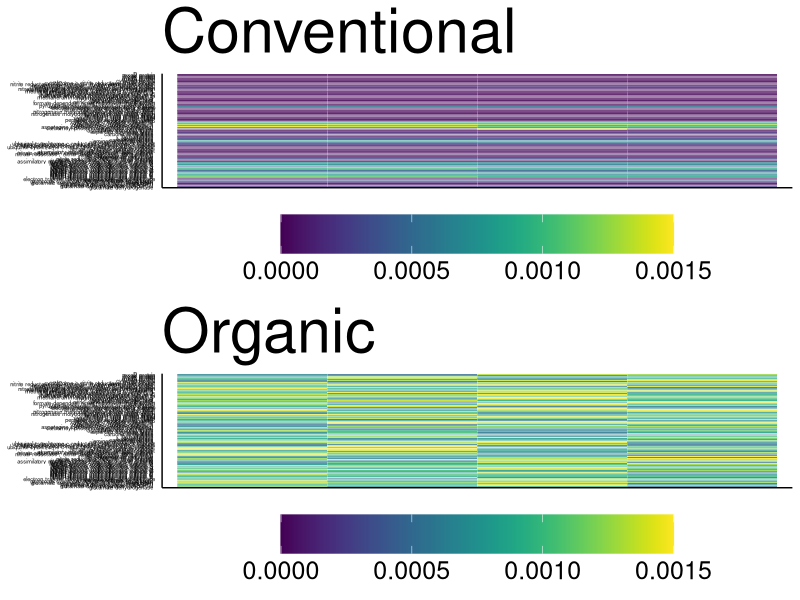

The R source for this figure:
## ---- chunk 1
knitr::opts_chunk$set(echo = TRUE)
knitr::opts_chunk$set(messages = F)
knitr::opts_chunk$set(warning  = F)
knitr::opts_chunk$set(fig.width=12, fig.height=8,fig.align = 'center')
library(vegan)
library(reshape2)
library(ggplot2)
library(viridis)
library(multcompView)
library(grid)
library(plyr)
library(ggpubr)
## ---- chunk 2
#read in the data
gene_counts=read.delim("ko_u50_Demo_relabun.txt",header = T) # read in the relab gene count data
meta=read.delim("Demo_mapping.txt") # read in the meta data
Ko_map=read.delim("ko_map.txt",header=T) # read in the kegg pathway map


# organize the data
colnames(gene_counts)=gsub("_S.*","",colnames(gene_counts)) #rename the headers to match meta data sample names *replace _S and everything after with a space

colnames(Ko_map) <- c("Level_1", "Level_2", "Level_3", "ko", "Description", "ID", "EC") # rename headers of kegg map

colnames(meta)[1]='ID' # rename the first column of the meta data to ID for merging later

gene_counts$ID=sub(":.*","",gene_counts$X..Gene.Family) # make a ID column of ko names to match kegg map file **for merge later


# grab the kegg data associated with Energy Metabolism --specificaly Nitrogen metabolism
koNit <- subset(Ko_map, Level_2 == "Energy Metabolism" & Level_3=='Nitrogen metabolism') # look at just energy metabolism --nitrogne metabolism pathways

#merge the data together
full_tab=merge(gene_counts,koNit,by='ID')  # merge gene abundance table with kegg map

long_tab=melt(full_tab) #convert to long format

# make a column of gene names
long_tab$Gf=gsub("\\[.*","",long_tab$X..Gene.Family)
long_tab$Gf=gsub(".*:","",long_tab$Gf)

#get rid of the columns not needed
long_tab1=long_tab[,9:11]

colnames(long_tab1)[1]="ID" #change column name to merge with meta data


final_tab=merge(long_tab1,meta,by="ID") # merge meta data with long format data

final_tab=subset(final_tab,Gf!=" NO_NAME") # some of the gene names are unwanted * remove those


# we are going to create 2 heatmaps for each management type then put them together in 1 figure
# first we need to subset the data by management type

conv=subset(final_tab,final_tab$management=='conv') #subset conventional management
org=subset(final_tab,final_tab$management=='org') #subset organic management

# set the levels for plotting
conv$Gf=factor(conv$Gf,levels=unique(conv$Gf))
org$Gf=factor(org$Gf,levels=unique(org$Gf))

#length(unique(conv$Gf))#97 unique gene names
#length(unique(org$Gf)) #97 as well


#make some heatmaps with ggplot

#conventional
gc <- ggplot(conv, aes(x=ID, y=Gf, fill=value)) + 
  geom_tile(color="white", size=0.1)+
  scale_fill_viridis(name="scale",limits=c(0,0.0015))+ # I already know the limits to set remove limits=() if running your own data
  labs(x=NULL, y=NULL, title="Conventional")+
 theme(axis.ticks=element_blank())+
  theme(axis.text.y=element_text(color=c(rep('black',96))))+
 theme(legend.position="bottom")+
 theme(legend.key.size=unit(1, "cm"))+
 theme(legend.key.width=unit(2, "cm"))+
  theme(panel.grid.major = element_blank(), panel.grid.minor = element_blank(),
panel.background = element_blank(), axis.line = element_line(colour = "black"),strip.text = element_text(colour = 'white'),text = element_text(size=5),legend.text=element_text(size=18),axis.text.x = element_blank(),axis.ticks.x = element_blank(),legend.title = element_blank(),plot.title = element_text(size=44))+theme(strip.text = element_text(size = 32))

#ORGANIC
go <- ggplot(org, aes(x=ID, y=Gf, fill=value)) + 
  geom_tile(color="white", size=0.1)+
  scale_fill_viridis(name="scale",limits=c(0,0.0015))+ # I already know the limits to set remove limits=() if running your own data
  labs(x=NULL, y=NULL, title="Organic")+
 theme(axis.ticks=element_blank())+
  theme(axis.text.y=element_text(color=c(rep('black',96))))+
 theme(legend.position="bottom")+
 theme(legend.key.size=unit(1, "cm"))+
 theme(legend.key.width=unit(2, "cm"))+
  theme(panel.grid.major = element_blank(), panel.grid.minor = element_blank(),
panel.background = element_blank(), axis.line = element_line(colour = "black"),strip.text = element_text(colour = 'white'),text = element_text(size=5),legend.text=element_text(size=18),axis.text.x = element_blank(),axis.ticks.x = element_blank(),legend.title = element_blank(),plot.title = element_text(size=44))+theme(strip.text = element_text(size = 32))


# put the 2 figures into 1 figure for presentaion
fin=ggarrange(gc,go, 
          ncol = 1, nrow =2)

fin


#lets check real quick if there is a significant difference in nitrogen metabolism genes across management types

summary(aov(value~management,data=final_tab))
